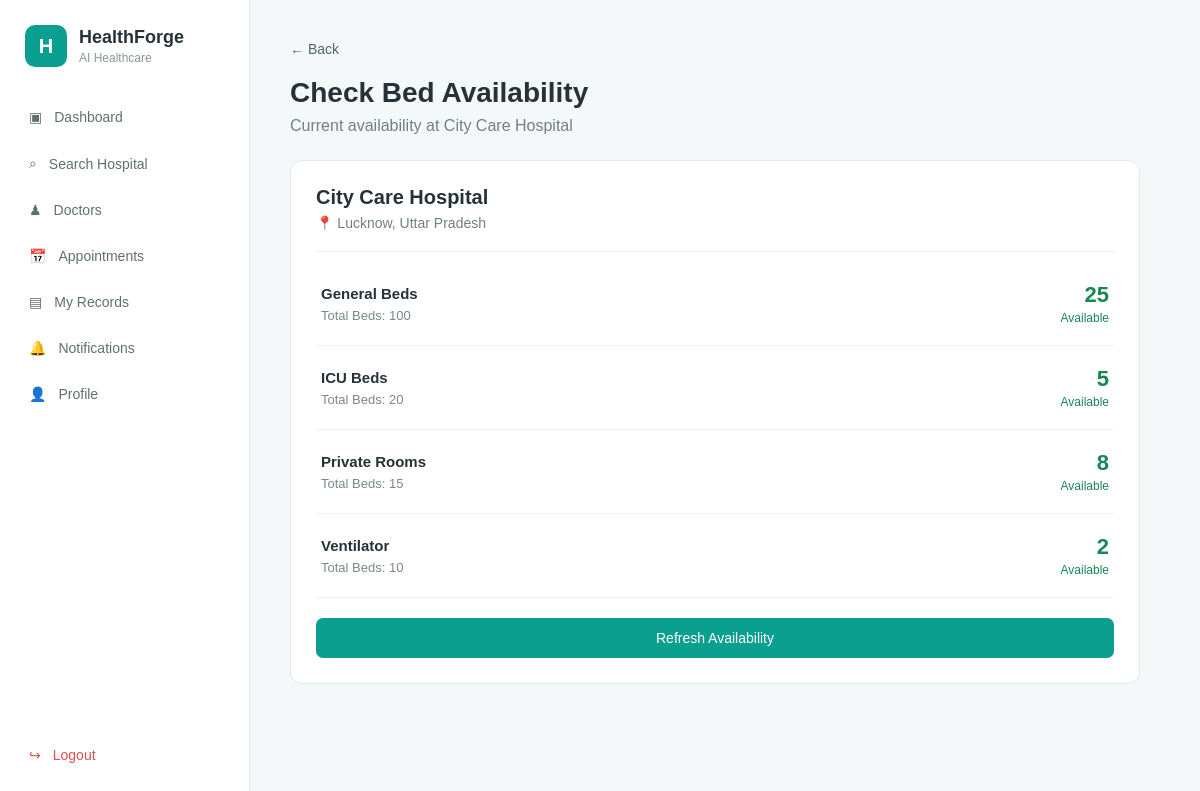
The page /hospital/1/beds (signed in) on the database its author committed.
### app.py (models this page shows)
class Hospital(db.Model):
    id = db.Column(
        db.Integer,
        primary_key=True
    )
    name = db.Column(
        db.String(150),
        nullable=False
    )
    location = db.Column(
        db.String(150),
        nullable=False
    )
    description = db.Column(
        db.Text
    )
    rating = db.Column(
        db.Float
    )
    review_count = db.Column(
        db.Integer,
        default=0
    )
    image = db.Column(
        db.String(255)
    )
    beds = db.relationship(
        "Bed",
        backref="hospital",
        lazy=True
    )
    doctors = db.relationship(
    "Doctor",
    backref="hospital",
    lazy=True
    )

class Bed(db.Model):
    id = db.Column(
        db.Integer,
        primary_key=True
    )
    hospital_id = db.Column(
        db.Integer,
        db.ForeignKey("hospital.id"),
        nullable=False
    )
    bed_type = db.Column(
        db.String(50),
        nullable=False
    )
    total_beds = db.Column(
        db.Integer,
        nullable=False
    )
    available_beds = db.Column(
        db.Integer,
        nullable=False
    )

### app.py (the view)
@app.route("/hospital/<int:hospital_id>/beds")
def bed_availability(hospital_id):
    if "patient_id" not in session:
        return redirect(url_for("role_login", role="patient"))
    hospital = db.session.get(
        Hospital,
        hospital_id
    )
    if hospital is None:
        return "Hospital not found", 404
    return render_template(
        "beds.html",
        hospital=hospital
    )

### app.py (called while the page is built)
@app.context_processor
def inject_notification_count():
    unread_notification_count = 0
    if "patient_id" in session:
        unread_notification_count = Notification.query.filter_by(
            patient_id=session["patient_id"],
            is_read=False
        ).count()
    return {
        "unread_notification_count": unread_notification_count
    }

@app.context_processor
def merged_globals():
    unread = sum(1 for n in doctor_notifications if not n["read"])
    return {
        "doctor": DOCTOR,
        "unread_notifications": unread,
        "today": date.today().strftime("%d %b %Y"),
    }

### templates/beds.html (shortened to what this page needs)
{% extends "base.html" %}
{% block content %}
<a
    href="/hospitals"
    class="back-link"
>
    ← Back
</a>
<div class="page-header">
    <h1>
        Check Bed Availability
    </h1>
    <p>
        Current availability at {{ hospital.name }}
    </p>
</div>
<div class="bed-page-card">
    <div class="selected-hospital">
        <h2>
            {{ hospital.name }}
        </h2>
        <p>
            📍 {{ hospital.location }}
        </p>
    </div>
    <div class="bed-list">
        {% for bed in hospital.beds %}
        <div class="bed-availability-row">
            <div>
                <h3>
                    {{ bed.bed_type }}
                </h3>
                <p>
                    Total Beds:
                    {{ bed.total_beds }}
                </p>
            </div>
            <div class="availability-number">
                <strong>
                    {{ bed.available_beds }}
                </strong>
                <span>
                    Available
                </span>
            </div>
        </div>
        {% endfor %}
    </div>
    <button
        class="refresh-button"
        onclick="location.reload()"
    >
        Refresh Availability
    </button>
</div>
{% endblock %}

### static/css/style.css (style rules this page uses)
* { box-sizing: border-box; margin: 0; padding: 0; }
body { font-family: Arial, sans-serif; background: #f5f8f8; color: #263238; }
.page-header { margin-bottom: 25px; }
.page-header h1 { font-size: 28px; margin-bottom: 8px; }
.page-header p { color: #718080; }
.back-link { display: inline-block; margin-bottom: 20px; color: #526464; text-decoration: none; font-size: 14px; }
.bed-page-card { background: white; border: 1px solid #e2ebeb; border-radius: 12px; padding: 25px; max-width: 850px; }
.selected-hospital { padding-bottom: 20px; border-bottom: 1px solid #e8eeee; margin-bottom: 10px; }
.selected-hospital h2 { font-size: 20px; margin-bottom: 6px; }
.selected-hospital p { color: #718080; font-size: 14px; }
.bed-list { display: flex; flex-direction: column; }
.bed-availability-row { display: flex; align-items: center; justify-content: space-between; padding: 20px 5px; border-bottom: 1px solid #edf1f1; }
.bed-availability-row h3 { font-size: 15px; margin-bottom: 6px; }
.bed-availability-row p { color: #7a8989; font-size: 13px; }
.availability-number { display: flex; flex-direction: column; align-items: flex-end; }
.availability-number strong { color: #198754; font-size: 22px; }
.availability-number span { color: #198754; font-size: 12px; margin-top: 3px; }
.refresh-button { width: 100%; margin-top: 20px; padding: 12px; border: none; border-radius: 7px; background: #0b9f8f; color: white; cursor: pointer; font-size: 14px; }

### rows shown on the page
Hospital: name "City Care Hospital", location "Lucknow, Uttar Pradesh"
Bed: bed_type "General Beds", total_beds "100", available_beds "25"
Bed: bed_type "ICU Beds", total_beds "20", available_beds "5"
Bed: bed_type "Private Rooms", total_beds "15", available_beds "8"
Bed: bed_type "Ventilator", total_beds "10", available_beds "2"
